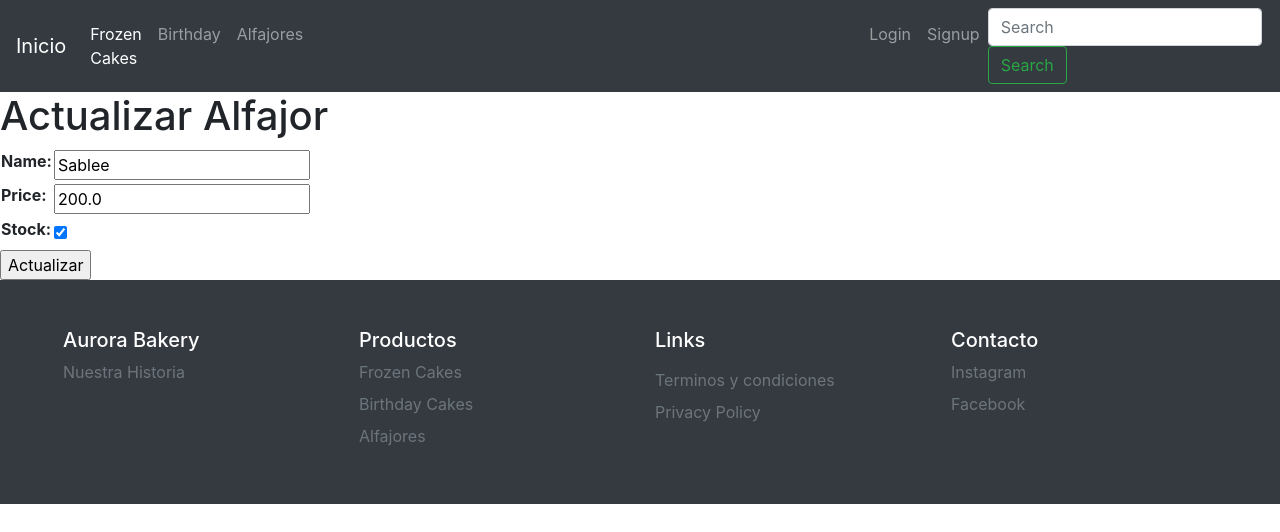
Page /cakes/update-alfajores/1/ on the committed database.
### cakes/models.py (models this page shows, shortened)
class Alfajores(models.Model):
    name = models.CharField (max_length=50)
    price = models.FloatField()
    stock = models.BooleanField()
    imagen = models.ImageField(upload_to="productos", null=True, blank=True)
    class Meta:
        verbose_name = 'Alfajor'
        verbose_name_plural = 'Alfajores'

### cakes/views.py (the view, shortened to what this page needs)
# urls.py: path('update-alfajores/<int:pk>/',alfajores_update),
def alfajores_update(request, pk):
    alfajores = Alfajores.objects.get(id=pk)
    if request.method == 'GET':
        context = {
            'form': AlfajoresForm(
                initial={
                    'name':alfajores.name,
                    'price':alfajores.price,
                    'stock':alfajores.stock,
                }
            )
        }
        return render(request, 'update_alfajores.html', context=context)

### cakes/forms.py
class AlfajoresForm(forms.Form):
    name = forms.CharField(max_length=100)
    price = forms.FloatField()
    stock = forms.BooleanField(required=False)

### templates/update_alfajores.html (shortened to what this page needs)
{% extends 'base.html'%}
{% block content%}
    <h1> Actualizar Alfajor</h1>
    {% if form %}
    <form action="" method='POST'>
        <table>
            {{form}}
        </table>
        <input type="submit" value= "Actualizar">
    {%else%}
    <p> Alfajor actualizado</p>
    {% endif%}
    {% endblock%}

### rows in the picture
Alfajores: name "Sablee", price "200.0", stock "☑"
